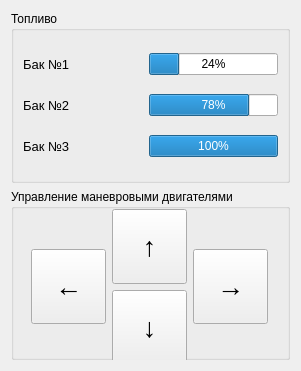
          <widget class="QWidget" name="">
           <property name="geometry">
            <rect>
             <x>830</x>
             <y>250</y>
             <width>301</width>
             <height>371</height>
            </rect>
           </property>
           <layout class="QVBoxLayout" name="verticalLayout_9">
            <item>
             <widget class="QGroupBox" name="groupBox_8">
              <property name="title">
               <string>Топливо</string>
              </property>
              <layout class="QVBoxLayout" name="verticalLayout_7">
               <item>
                <layout class="QHBoxLayout" name="horizontalLayout_31">
                 <item>
                  <widget class="QLabel" name="label_41">
                   <property name="minimumSize">
                    <size>
                     <width>120</width>
                     <height>0</height>
                    </size>
                   </property>
                   <property name="font">
                    <font>
                     <pointsize>10</pointsize>
                    </font>
                   </property>
                   <property name="text">
                    <string>Бак №1</string>
                   </property>
                  </widget>
                 </item>
                 <item>
                  <widget class="QProgressBar" name="progressBar">
                   <property name="value">
                    <number>24</number>
                   </property>
                   <property name="orientation">
                    <enum>Qt::Horizontal</enum>
                   </property>
                  </widget>
                 </item>
                </layout>
               </item>
               <item>
                <layout class="QHBoxLayout" name="horizontalLayout_32">
                 <item>
                  <widget class="QLabel" name="label_42">
                   <property name="minimumSize">
                    <size>
                     <width>120</width>
                     <height>0</height>
                    </size>
                   </property>
                   <property name="font">
                    <font>
                     <pointsize>10</pointsize>
                    </font>
                   </property>
                   <property name="text">
                    <string>Бак №2</string>
                   </property>
                  </widget>
                 </item>
                 <item>
                  <widget class="QProgressBar" name="progressBar_2">
                   <property name="value">
                    <number>78</number>
                   </property>
                   <property name="orientation">
                    <enum>Qt::Horizontal</enum>
                   </property>
                  </widget>
                 </item>
                </layout>
               </item>
               <item>
                <layout class="QHBoxLayout" name="horizontalLayout_33">
                 <item>
                  <widget class="QLabel" name="label_43">
                   <property name="minimumSize">
                    <size>
                     <width>120</width>
                     <height>0</height>
                    </size>
                   </property>
                   <property name="font">
                    <font>
                     <pointsize>10</pointsize>
                    </font>
                   </property>
                   <property name="text">
                    <string>Бак №3</string>
                   </property>
                  </widget>
                 </item>
                 <item>
                  <widget class="QProgressBar" name="progressBar_3">
                   <property name="value">
                    <number>100</number>
                   </property>
                   <property name="orientation">
                    <enum>Qt::Horizontal</enum>
                   </property>
                  </widget>
                 </item>
                </layout>
               </item>
              </layout>
             </widget>
            </item>
            <item>
             <widget class="QGroupBox" name="groupBox_12">
              <property name="title">
               <string>Управление маневровыми двигателями</string>
              </property>
              <widget class="QWidget" name="">
               <property name="geometry">
                <rect>
                 <x>20</x>
                 <y>20</y>
                 <width>239</width>
                 <height>158</height>
                </rect>
               </property>
               <layout class="QGridLayout" name="gridLayout">
                <item row="0" column="0" rowspan="2">
                 <widget class="QPushButton" name="pushButton_10">
                  <property name="minimumSize">
                   <size>
                    <width>75</width>
                    <height>75</height>
                   </size>
                  </property>
                  <property name="maximumSize">
                   <size>
                    <width>75</width>
                    <height>75</height>
                   </size>
                  </property>
                  <property name="font">
                   <font>
                    <pointsize>20</pointsize>
                   </font>
                  </property>
                  <property name="text">
                   <string>←</string>
                  </property>
                 </widget>
                </item>
                <item row="0" column="1">
                 <widget class="QPushButton" name="pushButton_13">
                  <property name="minimumSize">
                   <size>
                    <width>75</width>
                    <height>75</height>
                   </size>
                  </property>
                  <property name="maximumSize">
                   <size>
                    <width>75</width>
                    <height>75</height>
                   </size>
                  </property>
                  <property name="font">
                   <font>
                    <pointsize>20</pointsize>
                   </font>
                  </property>
                  <property name="text">
                   <string>↑</string>
                  </property>
                 </widget>
                </item>
                <item row="0" column="2" rowspan="2">
                 <widget class="QPushButton" name="pushButton_11">
                  <property name="minimumSize">
                   <size>
                    <width>75</width>
                    <height>75</height>
                   </size>
                  </property>
                  <property name="maximumSize">
                   <size>
                    <width>75</width>
                    <height>75</height>
                   </size>
                  </property>
                  <property name="font">
                   <font>
                    <pointsize>20</pointsize>
                   </font>
                  </property>
                  <property name="text">
                   <string>→</string>
                  </property>
                 </widget>
                </item>
                <item row="1" column="1">
                 <widget class="QPushButton" name="pushButton_9">
                  <property name="minimumSize">
                   <size>
                    <width>75</width>
                    <height>75</height>
                   </size>
                  </property>
                  <property name="maximumSize">
                   <size>
                    <width>75</width>
                    <height>75</height>
                   </size>
                  </property>
                  <property name="font">
                   <font>
                    <pointsize>20</pointsize>
                   </font>
                  </property>
                  <property name="text">
                   <string>↓</string>
                  </property>
                 </widget>
                </item>
               </layout>
              </widget>
             </widget>
            </item>
           </layout>
          </widget>
